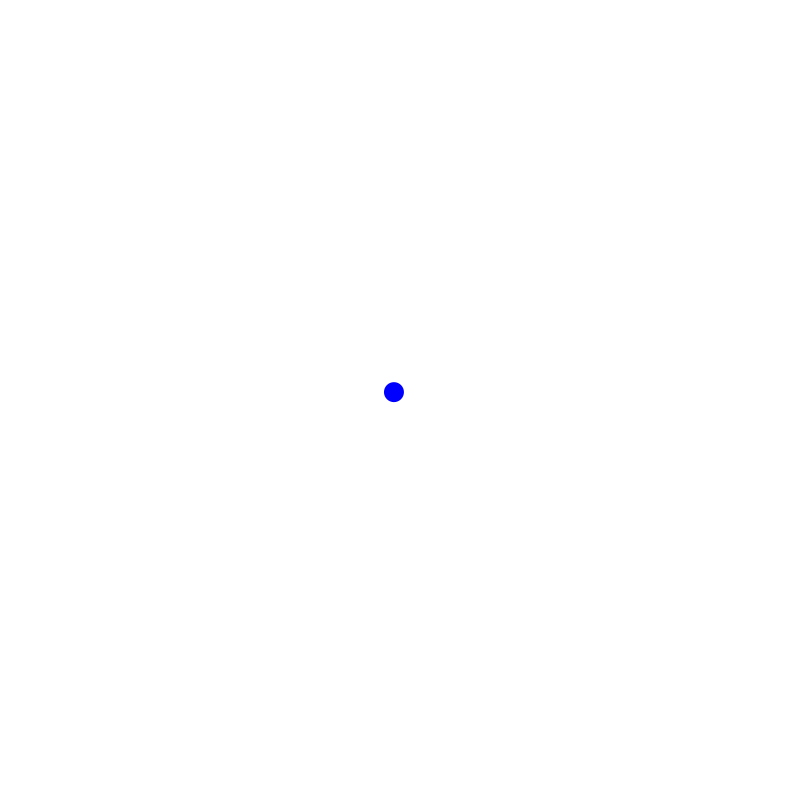
Frame 1 (no input)
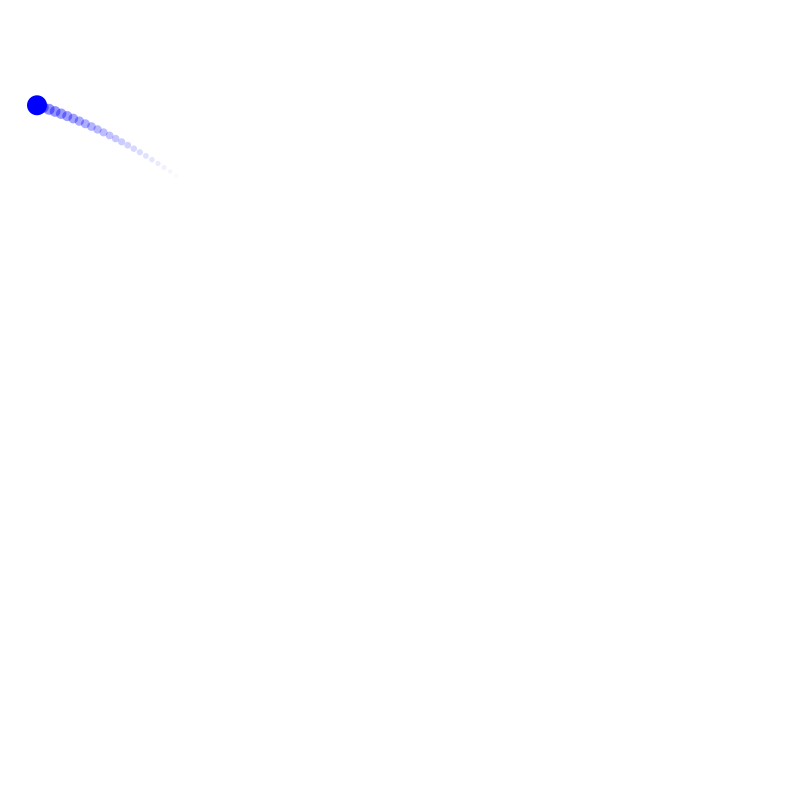
Frame 60 (the mouse pressed at the canvas centre just before this capture)
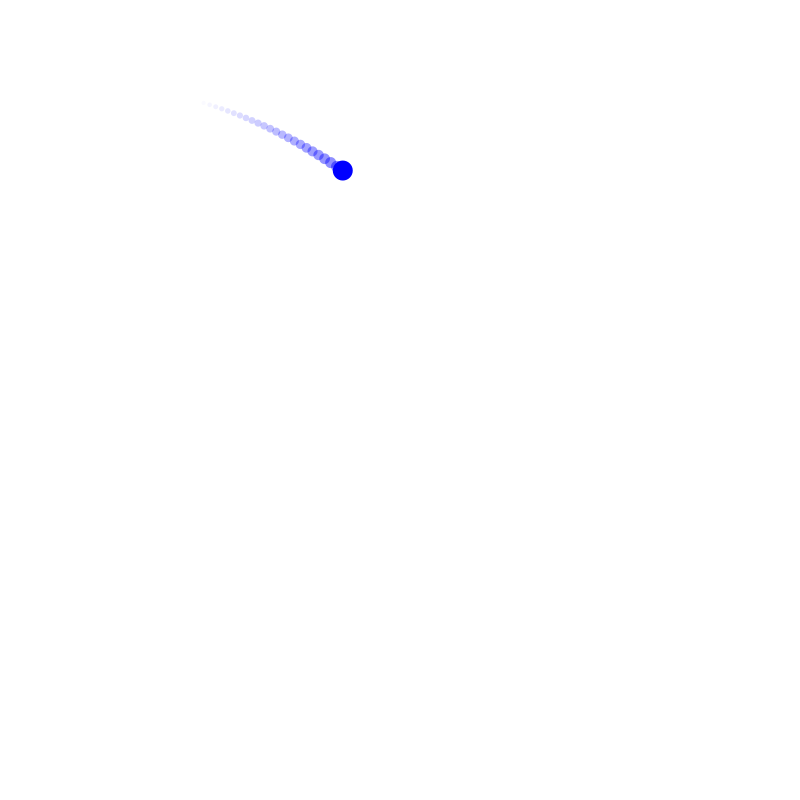
Frame 120 (the mouse held since frame 60 and released just before this capture)

The Processing sketch that drew these frames (run headless with seeded random() and noise(); from frame 60 on, the mouse is pressed at the canvas centre):

// Processing sketch: Particula_Grav_Traza
// ── Particula_Grav_Traza.pde
class Particula {
  
  PVector posicion;
  PVector velocidad;
  ArrayList<PVector> traza;
  
  float R = 10;
  int max_traza = 25;
  color c = color(0, 0, 255);

  Particula(float x, float y, float vx, float vy) {
    posicion = new PVector(x, y);
    velocidad = new PVector(vx, vy);
    traza = new ArrayList<PVector>();
  }

  void update() {
    
    // Actualizamos la velocidad vertical
    velocidad.y += g*dt;
    
    // Rebota contras las paredes
    if (posicion.x < R || posicion.x > width - R) {
      velocidad.x *= -1;
      posicion.x = constrain(posicion.x, R, width - R);
    }
    if (posicion.y < R || posicion.y > height - R) {
      velocidad.y *= -1;
      posicion.y = constrain(posicion.y, R, height - R);
    }    
    
    // Movemos la partícula
    posicion.add(velocidad.mult(dt));

    // Guardamos la posición
    traza.add(posicion.copy());
    if (traza.size() > max_traza) {
      traza.remove(0);
    } 
    
  }

  void display() {
    for (int i = 0; i < traza.size(); i++) {
      float alpha = map(i, 0, traza.size(), 0, 255);
      fill(red(c), green(c), blue(c), alpha * 0.5); // Transparent trail
      float size = map(i, 0, traza.size(), R * 0.4, R * 1.2);
      PVector p = traza.get(i);
      circle(p.x, p.y, size);
    }    
    fill(0, 0, 255);
    noStroke();
    circle(posicion.x, posicion.y, 2*R);
  }

}

// Variables globales
Particula part;
float dt = 1.0;
float g = 0.1;

void setup() {
  size(800, 800);
  
  float vel = 10;
  float dir = random(0, 2*PI);
  float vx = vel * cos(dir);
  float vy = vel * sin(dir);
  part = new Particula(width/2, height/2, vx, vy);  

}

void draw() {
  background(255);
  part.update();
  part.display();
}
